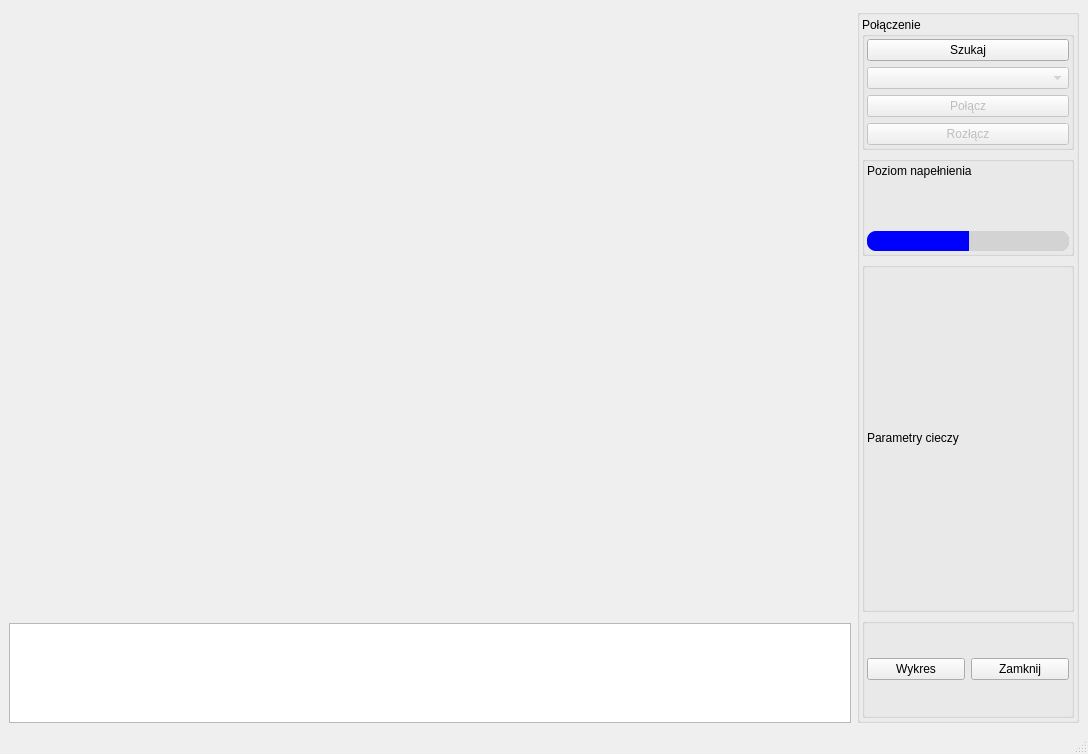
<?xml version="1.0" encoding="UTF-8"?>
<ui version="4.0">
 <class>MainWindow</class>
 <widget class="QMainWindow" name="MainWindow">
  <property name="geometry">
   <rect>
    <x>0</x>
    <y>0</y>
    <width>1088</width>
    <height>754</height>
   </rect>
  </property>
  <property name="windowTitle">
   <string>MainWindow</string>
  </property>
  <property name="documentMode">
   <bool>false</bool>
  </property>
  <widget class="QWidget" name="centralwidget">
   <layout class="QGridLayout" name="gridLayout_6">
    <item row="0" column="0">
     <widget class="GLWidget" name="widget" native="true">
      <property name="sizePolicy">
       <sizepolicy hsizetype="Expanding" vsizetype="Expanding">
        <horstretch>0</horstretch>
        <verstretch>0</verstretch>
       </sizepolicy>
      </property>
     </widget>
    </item>
    <item row="1" column="0">
     <widget class="QTextEdit" name="textEditLogs">
      <property name="sizePolicy">
       <sizepolicy hsizetype="Expanding" vsizetype="Maximum">
        <horstretch>0</horstretch>
        <verstretch>0</verstretch>
       </sizepolicy>
      </property>
      <property name="maximumSize">
       <size>
        <width>16777215</width>
        <height>100</height>
       </size>
      </property>
     </widget>
    </item>
    <item row="0" column="1" rowspan="2">
     <widget class="QGroupBox" name="groupBox_5">
      <property name="maximumSize">
       <size>
        <width>222</width>
        <height>16777215</height>
       </size>
      </property>
      <property name="title">
       <string/>
      </property>
      <layout class="QGridLayout" name="gridLayout_3">
       <property name="leftMargin">
        <number>2</number>
       </property>
       <property name="topMargin">
        <number>2</number>
       </property>
       <property name="rightMargin">
        <number>2</number>
       </property>
       <property name="bottomMargin">
        <number>2</number>
       </property>
       <item row="2" column="0">
        <widget class="QGroupBox" name="groupBox_3">
         <property name="minimumSize">
          <size>
           <width>0</width>
           <height>350</height>
          </size>
         </property>
         <property name="title">
          <string/>
         </property>
         <layout class="QGridLayout" name="gridLayout_5">
          <property name="leftMargin">
           <number>2</number>
          </property>
          <property name="topMargin">
           <number>2</number>
          </property>
          <property name="rightMargin">
           <number>0</number>
          </property>
          <property name="bottomMargin">
           <number>2</number>
          </property>
          <property name="horizontalSpacing">
           <number>6</number>
          </property>
          <item row="0" column="0">
           <widget class="QLabel" name="labelParametryCieczy">
            <property name="minimumSize">
             <size>
              <width>0</width>
              <height>20</height>
             </size>
            </property>
            <property name="maximumSize">
             <size>
              <width>16777215</width>
              <height>20</height>
             </size>
            </property>
            <property name="text">
             <string>Parametry cieczy</string>
            </property>
           </widget>
          </item>
          <item row="1" column="0">
           <layout class="QHBoxLayout" name="horizontalLayout"/>
          </item>
         </layout>
        </widget>
       </item>
       <item row="0" column="0">
        <widget class="QGroupBox" name="groupBox">
         <property name="title">
          <string>Połączenie</string>
         </property>
         <layout class="QGridLayout" name="gridLayout">
          <property name="leftMargin">
           <number>2</number>
          </property>
          <property name="topMargin">
           <number>2</number>
          </property>
          <property name="rightMargin">
           <number>2</number>
          </property>
          <property name="bottomMargin">
           <number>2</number>
          </property>
          <item row="0" column="0">
           <widget class="QPushButton" name="pushButtonSearch">
            <property name="text">
             <string>Szukaj</string>
            </property>
           </widget>
          </item>
          <item row="1" column="0">
           <widget class="QComboBox" name="comboBoxDevices">
            <property name="enabled">
             <bool>false</bool>
            </property>
            <property name="contextMenuPolicy">
             <enum>Qt::NoContextMenu</enum>
            </property>
           </widget>
          </item>
          <item row="2" column="0">
           <widget class="QPushButton" name="pushButtonConnect">
            <property name="enabled">
             <bool>false</bool>
            </property>
            <property name="text">
             <string>Połącz</string>
            </property>
           </widget>
          </item>
          <item row="3" column="0">
           <widget class="QPushButton" name="pushButtonDisconnect">
            <property name="enabled">
             <bool>false</bool>
            </property>
            <property name="text">
             <string>Rozłącz</string>
            </property>
           </widget>
          </item>
         </layout>
        </widget>
       </item>
       <item row="1" column="0">
        <widget class="QGroupBox" name="groupBox_2">
         <property name="title">
          <string/>
         </property>
         <property name="alignment">
          <set>Qt::AlignLeading|Qt::AlignLeft|Qt::AlignVCenter</set>
         </property>
         <layout class="QGridLayout" name="gridLayout_2">
          <property name="leftMargin">
           <number>2</number>
          </property>
          <property name="topMargin">
           <number>2</number>
          </property>
          <property name="rightMargin">
           <number>2</number>
          </property>
          <property name="bottomMargin">
           <number>2</number>
          </property>
          <item row="2" column="0">
           <widget class="QSlider" name="horizontalSliderPoziom">
            <property name="autoFillBackground">
             <bool>false</bool>
            </property>
            <property name="styleSheet">
             <string notr="true">QSlider::groove:horizontal {
border: 1px solid #999999;
height: 18px;

border-radius: 9px;
}

QSlider::handle:horizontal {
width: 18px;
}

QSlider::add-page:qlineargradient {
background: lightgrey;
border-top-right-radius: 9px;
border-bottom-right-radius: 9px;
border-top-left-radius: 0px;
border-bottom-left-radius: 0px;
}

QSlider::sub-page:qlineargradient {
background: blue;
border-top-right-radius: 0px;
border-bottom-right-radius: 0px;
border-top-left-radius: 9px;
border-bottom-left-radius: 9px;
}</string>
            </property>
            <property name="maximum">
             <number>200</number>
            </property>
            <property name="value">
             <number>100</number>
            </property>
            <property name="sliderPosition">
             <number>100</number>
            </property>
            <property name="orientation">
             <enum>Qt::Horizontal</enum>
            </property>
            <property name="invertedAppearance">
             <bool>false</bool>
            </property>
            <property name="invertedControls">
             <bool>false</bool>
            </property>
            <property name="tickPosition">
             <enum>QSlider::TicksAbove</enum>
            </property>
           </widget>
          </item>
          <item row="0" column="0">
           <widget class="QLabel" name="labelPoziom">
            <property name="layoutDirection">
             <enum>Qt::LeftToRight</enum>
            </property>
            <property name="text">
             <string>Poziom napełnienia</string>
            </property>
            <property name="alignment">
             <set>Qt::AlignLeading|Qt::AlignLeft|Qt::AlignTop</set>
            </property>
           </widget>
          </item>
         </layout>
        </widget>
       </item>
       <item row="3" column="0">
        <widget class="QGroupBox" name="groupBox_4">
         <property name="title">
          <string/>
         </property>
         <layout class="QGridLayout" name="gridLayout_4">
          <property name="leftMargin">
           <number>2</number>
          </property>
          <property name="topMargin">
           <number>2</number>
          </property>
          <property name="rightMargin">
           <number>2</number>
          </property>
          <property name="bottomMargin">
           <number>2</number>
          </property>
          <item row="0" column="0">
           <widget class="QPushButton" name="pushButtonWykresy">
            <property name="text">
             <string>Wykres</string>
            </property>
           </widget>
          </item>
          <item row="0" column="1">
           <widget class="QPushButton" name="pushButtonClose">
            <property name="text">
             <string>Zamknij</string>
            </property>
           </widget>
          </item>
         </layout>
        </widget>
       </item>
      </layout>
     </widget>
    </item>
   </layout>
  </widget>
  <widget class="QMenuBar" name="menubar">
   <property name="geometry">
    <rect>
     <x>0</x>
     <y>0</y>
     <width>1088</width>
     <height>22</height>
    </rect>
   </property>
  </widget>
  <widget class="QStatusBar" name="statusbar"/>
 </widget>
 <customwidgets>
  <customwidget>
   <class>GLWidget</class>
   <extends>QWidget</extends>
   <header>glwidget.h</header>
   <container>1</container>
  </customwidget>
 </customwidgets>
 <resources/>
 <connections/>
</ui>
